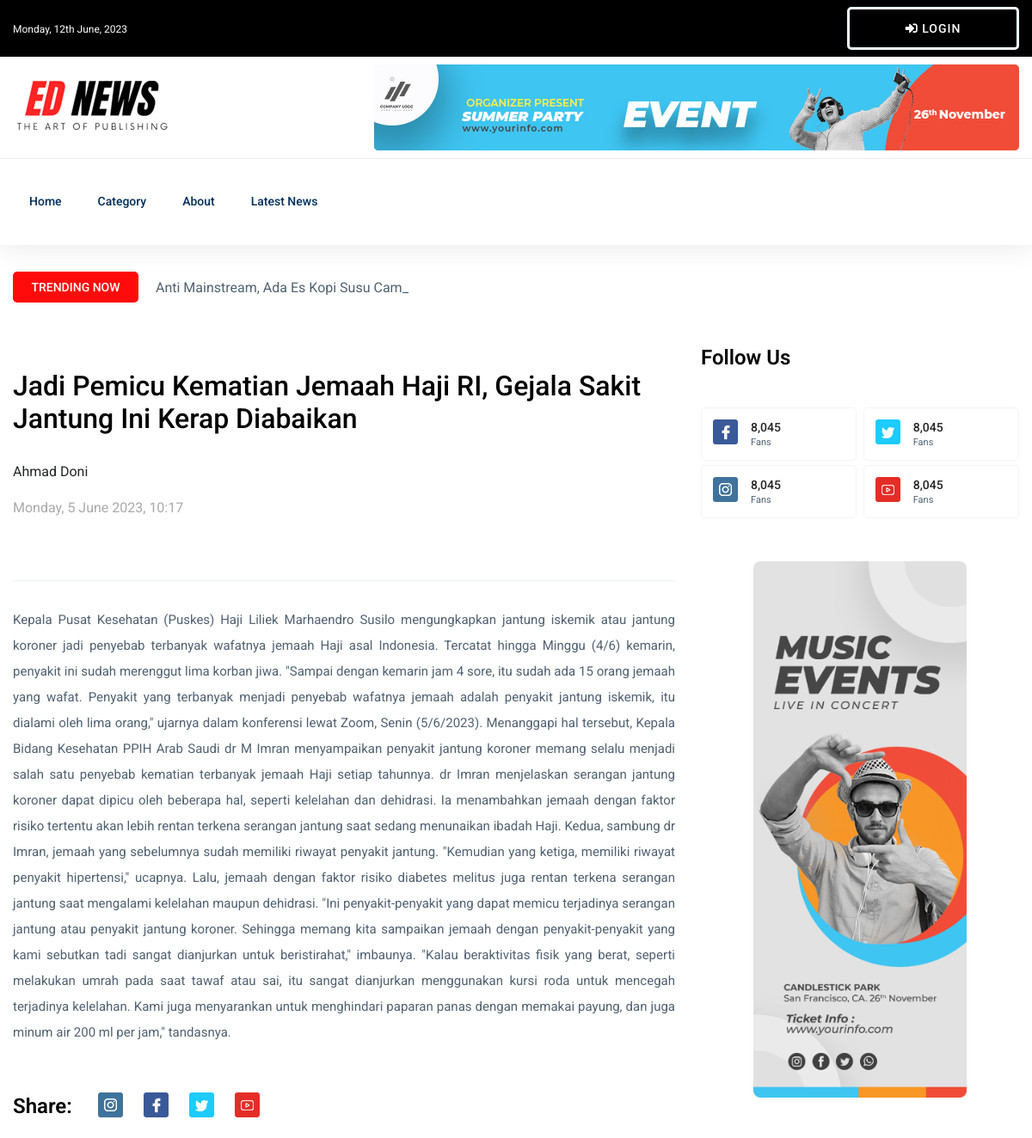
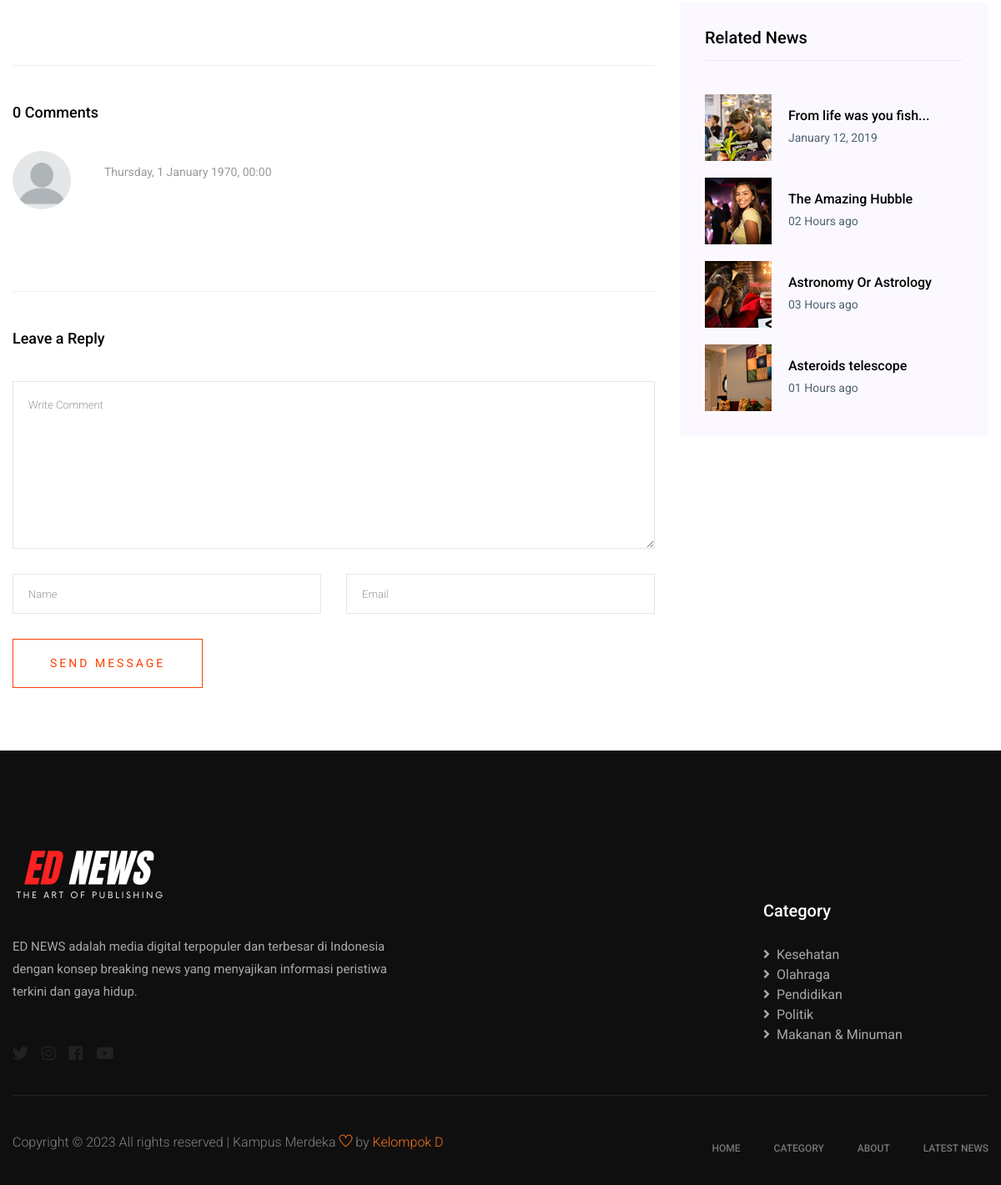
Page /details.php?id=5 on the committed database (2 pictures, top to bottom).
### tables this page shows
CREATE TABLE `berita` (
  `id` int(11) NOT NULL,
  `judul` varchar(100) NOT NULL,
  `tgl_publish` datetime NOT NULL,
  `isi` text NOT NULL,
  `id_kategori` int(11) NOT NULL,
  `id_penulis` int(11) NOT NULL,
  `gambar` text NOT NULL
);

CREATE TABLE `penulis` (
  `id_penulis` int(11) NOT NULL,
  `nama` varchar(50) NOT NULL,
  `penulis_username` varchar(20) DEFAULT NULL,
  `penulis_password` varchar(100) DEFAULT NULL
);

### details.php (the view, shortened to what this page needs)
<?php
include 'admin/koneksi.php';
$id_berita = $_GET['id'];
$query_detail_berita = mysqli_query($koneksi, "SELECT * FROM `berita` JOIN `penulis` ON `penulis`.`id_penulis` = `berita`.`id_penulis` WHERE `berita`.`id` = '$id_berita'");
$data_detail_berita = mysqli_fetch_assoc($query_detail_berita);
$judul_berita = $data_detail_berita['judul'];
$tanggal_publish = $data_detail_berita['tgl_publish'];
$isi_berita = $data_detail_berita['isi'];
$nama_penulis = $data_detail_berita['nama'];
$query_comment = mysqli_query($koneksi, "SELECT * FROM `komentar` WHERE `id_berita` = '$id_berita'");
$data_comment = mysqli_fetch_assoc($query_comment);
$query_count_comment = mysqli_query($koneksi, "SELECT COUNT(*) AS jumlah_komentar FROM `komentar` WHERE `id_berita` = '$id_berita'");
$jumlah_komentar = mysqli_fetch_assoc($query_count_comment);
?>
<!doctype html>
<html class="no-js" lang="zxx">
<body>
    <?php include "header.php" ?>
    <main>
        <div class="about-area">
            <div class="container">
                <?php include 'trending.php' ?>
                <div class="row">
                    <div class="col-lg-8">
                        <div class="about-right mb-90">
                            <div class="section-tittle mb-30 pt-30">
                                <h2><?php echo $judul_berita ?></h2>
                            </div>
                            <div class="author-date">
                                </p><?php echo $nama_penulis ?></p>
                                <p style="color:darkgray;"><?php echo date('l, j F Y, H:i', strtotime($tanggal_publish)) ?></p>
                            </div>
                            <div class="about-img">
                                <hr>
                            </div>
                            <div class="about-prea mt-3">
                                <?php
                                echo "<p class='about-pera1 text-justify mb-25'>" . $isi_berita . "</p>";
                                ?>
                            </div>
                            <div class="social-share pt-30">
                                <div class="section-tittle">
                                    <h3 class="mr-20">Share:</h3>
                                    <ul>
                                        <li><a href="#"><img src="assets/img/news/icon-ins.png" alt=""></a></li>
                                        <li><a href="#"><img src="assets/img/news/icon-fb.png" alt=""></a></li>
                                        <li><a href="#"><img src="assets/img/news/icon-tw.png" alt=""></a></li>
                                        <li><a href="#"><img src="assets/img/news/icon-yo.png" alt=""></a></li>
                                    </ul>
                                </div>
                            </div>
                        </div>
                        <div class="comments-area">
                            <h4><?php echo $jumlah_komentar['jumlah_komentar'] ?> Comments</h4>
                            <div class="comment-list">
                                <div class="single-comment justify-content-between d-flex">
                                    <div class="user justify-content-between d-flex">
                                        <div class="thumb">
                                            <img src="assets/img/comment/default_avatar.png" alt="">
                                        </div>
                                        <div class="desc">
                                            <div class="d-flex justify-content-between">
                                                <div class="d-flex align-items-center">
                                                    <p class="date"><?php echo date('l, j F Y, H:i', strtotime($data_comment['komentar'])) ?></p>
                                                </div>
                                            </div>
                                        </div>
                                    </div>
                                </div>
                            </div>
                            <div class="comment-form">
                                <h4>Leave a Reply</h4>
                                <form class="form-contact comment_form" action="add_comment.php?id=<?php echo $id_berita; ?>" method="post" id="commentForm">
                                    <div class="row">
                                        <div class="col-12">
                                            <div class="form-group">
                                                <textarea class="form-control w-100" name="comment" id="comment" cols="30" rows="9" placeholder="Write Comment"></textarea>
                                            </div>
                                        </div>
                                        <div class="col-sm-6">
                                            <div class="form-group">
                                                <input class="form-control" name="name" id="name" type="text" placeholder="Name">
                                            </div>
                                        </div>
                                        <div class="col-sm-6">
                                            <div class="form-group">
                                                <input class="form-control" name="email" id="email" type="email" placeholder="Email">
                                            </div>
                                        </div>
                                    </div>
                                    <div class="form-group">
                                        <button type="submit" class="button button-contactForm btn_1 boxed-btn">Send Message</button>
                                    </div>
                                </form>
                            </div>
                        </div>
                    </div>
                    <div class="col-lg-4">
                        <div class="section-tittle mb-40">
                            <h3>Follow Us</h3>
                        </div>
                        <div class="single-follow mb-45">
                            <div class="single-box">
                                <div class="follow-us d-flex align-items-center">
                                    <div class="follow-social">
                                        <a href="#"><img src="assets/img/news/icon-fb.png" alt=""></a>
                                    </div>
                                    <div class="follow-count">
                                        <span>8,045</span>
                                        <p>Fans</p>
                                    </div>
                                </div>
                                <div class="follow-us d-flex align-items-center">
                                    <div class="follow-social">
                                        <a href="#"><img src="assets/img/news/icon-tw.png" alt=""></a>
                                    </div>
                                    <div class="follow-count">
                                        <span>8,045</span>
                                        <p>Fans</p>
                                    </div>
                                </div>
                                <div class="follow-us d-flex align-items-center">
                                    <div class="follow-social">
                                        <a href="#"><img src="assets/img/news/icon-ins.png" alt=""></a>
                                    </div>
                                    <div class="follow-count">
                                        <span>8,045</span>
                                        <p>Fans</p>
                                    </div>
                                </div>
                                <div class="follow-us d-flex align-items-center">
                                    <div class="follow-social">
                                        <a href="#"><img src="assets/img/news/icon-yo.png" alt=""></a>
                                    </div>
                                    <div class="follow-count">
                                        <span>8,045</span>
                                        <p>Fans</p>
                                    </div>
                                </div>
                            </div>
                        </div>
                        <div class="news-poster d-none d-lg-block">
                            <img src="assets/img/news/news_card.jpg" alt="">
                        </div>
                        <div class="blog_right_sidebar mt-50">
                            <aside class="single_sidebar_widget popular_post_widget">
                                <h3 class="widget_title">Related News</h3>
                                <div class="media post_item">
                                    <img src="assets/img/post/post_1.png" alt="post">
                                    <div class="media-body">
                                        <a href="single-blog.html">
                                            <h3>From life was you fish...</h3>
                                        </a>
                                        <p>January 12, 2019</p>
                                    </div>
                                </div>
                                <div class="media post_item">
                                    <img src="assets/img/post/post_2.png" alt="post">
                                    <div class="media-body">
                                        <a href="single-blog.html">
                                            <h3>The Amazing Hubble</h3>
                                        </a>
                                        <p>02 Hours ago</p>
                                    </div>
                                </div>
                                <div class="media post_item">
                                    <img src="assets/img/post/post_3.png" alt="post">
                                    <div class="media-body">
                                        <a href="single-blog.html">
                                            <h3>Astronomy Or Astrology</h3>
                                        </a>
                                        <p>03 Hours ago</p>
                                    </div>
                                </div>
                                <div class="media post_item">
                                    <img src="assets/img/post/post_4.png" alt="post">
                                    <div class="media-body">
                                        <a href="single-blog.html">
                                            <h3>Asteroids telescope</h3>
                                        </a>
                                        <p>01 Hours ago</p>
                                    </div>
                                </div>
                            </aside>
                        </div>
                    </div>
                </div>
            </div>
        </div>
    </main>
</body>
</html>

### header.php (shortened to what this page needs)
<header>
    <div class="header-area">
        <div class="main-header ">
            <div class="header-top black-bg d-none d-md-block">
                <div class="container">
                    <div class="col-xl-12">
                        <div class="row d-flex justify-content-between align-items-center">
                            <div class="header-info-left">
                                <ul>
                                    <li><?php echo date('l, jS F, Y'); ?></li>
                                </ul>
                            </div>
                            <div>
                                <ul>
                                    <li><a href="#" class="btn login-btn" data-toggle="modal" data-target="#loginModal"><i class="fas fa-sign-in-alt"></i> Login</a></li>
                                </ul>
                            </div>
                        </div>
                    </div>
                </div>
            </div>
            <div class="header-mid d-none d-md-block">
                <div class="container">
                    <div class="row d-flex align-items-center">
                        <div class="col-xl-3 col-lg-3 col-md-3">
                            <div class="logo">
                                <a href="index.php"><img src="assets/img/logo/logoo.png" alt=""></a>
                            </div>
                        </div>
                        <div class="col-xl-9 col-lg-9 col-md-9">
                            <div class="header-banner f-right ">
                                <img src="assets/img/hero/header_card.jpg" alt="">
                            </div>
                        </div>
                    </div>
                </div>
            </div>
            <div class="header-bottom header-sticky">
                <div class="container">
                    <div class="row align-items-center">
                        <div class="col-xl-10 col-lg-10 col-md-12 header-flex">
                            <div class="main-menu d-none d-md-block">
                                <nav>
                                    <ul id="navigation">
                                        <li><a href="index.php">Home</a></li>
                                        <li><a href="categori.php?Semua">Category</a></li>
                                        <li><a href="about.php">About</a></li>
                                        <li><a href="latest_news.php">Latest News</a></li>
                                    </ul>
                                </nav>
                            </div>
                        </div>
                        <div class="col-12">
                        </div>
                    </div>
                </div>
            </div>
        </div>
    </div>
</header>

### trending.php
<?php
$query_berita = mysqli_query($koneksi, "SELECT `judul` FROM `berita` ORDER BY RAND() LIMIT 5");
?>
<div class="row">
    <div class="col-lg-12">
        <div class="trending-tittle">
            <strong>Trending now</strong>
            <div class="trending-animated">
                <ul id="js-news" class="js-hidden">
                    <?php
                    while ($data_berita = mysqli_fetch_assoc($query_berita)) {
                        $judul_berita_tren = $data_berita['judul'];
                        echo "<li class='news-item'>$judul_berita_tren</li>";
                    }
                    ?>
                </ul>
            </div>
        </div>
    </div>
</div>

### header.php (style rules this page uses)
.login-btn { background-color: transparent !important; border: solid; border-color: azure; padding : 15px 1px; }

### rows in the picture
berita: judul "Anti Mainstream, Ada Es Kopi Susu Campur Tape di Cirebon"
berita: judul "Jadi Pemicu Kematian Jemaah Haji RI, Gejala Sakit Jantung Ini Kerap Diabaikan", id_penulis.nama "Ahmad Doni", tgl_publish "Monday, 5 June 2023, 10:17", isi "Kepala Pusat Kesehatan (Puskes) Haji Liliek Marhaendro Susilo mengungkapkan jantung iskemik atau jantung koroner jadi penyebab terbanyak wafatnya jemaah Haji asal Indonesia. Tercatat hingga Minggu (4/6) kemarin, penyakit ini sudah merenggut lima korban jiwa. \"Sampai dengan kemarin jam 4 sore, itu sudah ada 15 orang jemaah yang wafat. Penyakit yang terbanyak menjadi penyebab wafatnya jemaah adalah penyakit jantung iskemik, itu dialami oleh lima orang,\" ujarnya dalam konferensi lewat Zoom, Senin (5/6/2023). Menanggapi hal tersebut, Kepala Bidang Kesehatan PPIH Arab Saudi dr M Imran menyampaikan penyakit jantung koroner memang selalu menjadi salah satu penyebab kematian terbanyak jemaah Haji…"

### other values in the picture
$jumlah_komentar['jumlah_komentar'] "0"
date('l, j F Y, H:i', strtotime($data_comment['komentar'])) "Thursday, 1 January 1970, 00:00"
